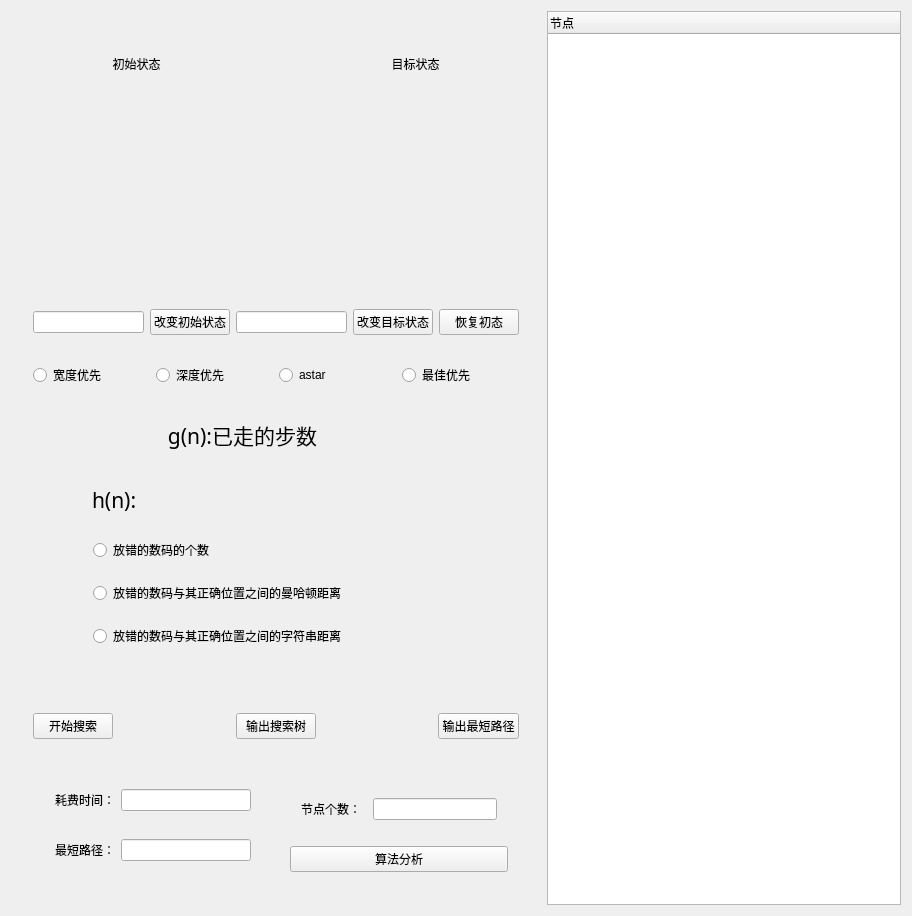
<?xml version="1.0" encoding="UTF-8"?>
<ui version="4.0">
 <class>Widget</class>
 <widget class="QWidget" name="Widget">
  <property name="geometry">
   <rect>
    <x>0</x>
    <y>0</y>
    <width>912</width>
    <height>916</height>
   </rect>
  </property>
  <property name="windowTitle">
   <string>Widget</string>
  </property>
  <layout class="QHBoxLayout" name="horizontalLayout_9">
   <item>
    <widget class="QWidget" name="widget_11" native="true">
     <property name="minimumSize">
      <size>
       <width>530</width>
       <height>762</height>
      </size>
     </property>
     <property name="maximumSize">
      <size>
       <width>530</width>
       <height>16777215</height>
      </size>
     </property>
     <layout class="QVBoxLayout" name="verticalLayout_5">
      <item>
       <widget class="QWidget" name="up" native="true">
        <layout class="QHBoxLayout" name="horizontalLayout">
         <item>
          <widget class="QWidget" name="leftup" native="true">
           <layout class="QVBoxLayout" name="verticalLayout">
            <item>
             <widget class="QLabel" name="label1">
              <property name="minimumSize">
               <size>
                <width>0</width>
                <height>40</height>
               </size>
              </property>
              <property name="maximumSize">
               <size>
                <width>16777215</width>
                <height>40</height>
               </size>
              </property>
              <property name="text">
               <string>初始状态</string>
              </property>
              <property name="alignment">
               <set>Qt::AlignCenter</set>
              </property>
             </widget>
            </item>
            <item>
             <widget class="State" name="state" native="true">
              <property name="minimumSize">
               <size>
                <width>180</width>
                <height>180</height>
               </size>
              </property>
              <property name="maximumSize">
               <size>
                <width>180</width>
                <height>180</height>
               </size>
              </property>
             </widget>
            </item>
           </layout>
          </widget>
         </item>
         <item>
          <widget class="QLabel" name="arrow">
           <property name="minimumSize">
            <size>
             <width>60</width>
             <height>40</height>
            </size>
           </property>
           <property name="maximumSize">
            <size>
             <width>60</width>
             <height>40</height>
            </size>
           </property>
           <property name="text">
            <string/>
           </property>
          </widget>
         </item>
         <item>
          <widget class="QWidget" name="rightup" native="true">
           <layout class="QVBoxLayout" name="verticalLayout_2">
            <item>
             <widget class="QLabel" name="label2">
              <property name="minimumSize">
               <size>
                <width>0</width>
                <height>40</height>
               </size>
              </property>
              <property name="maximumSize">
               <size>
                <width>16777215</width>
                <height>40</height>
               </size>
              </property>
              <property name="text">
               <string>目标状态</string>
              </property>
              <property name="alignment">
               <set>Qt::AlignCenter</set>
              </property>
             </widget>
            </item>
            <item>
             <widget class="State" name="goal" native="true">
              <property name="minimumSize">
               <size>
                <width>180</width>
                <height>180</height>
               </size>
              </property>
              <property name="maximumSize">
               <size>
                <width>180</width>
                <height>180</height>
               </size>
              </property>
             </widget>
            </item>
           </layout>
          </widget>
         </item>
        </layout>
       </widget>
      </item>
      <item>
       <widget class="QWidget" name="widget_2" native="true">
        <layout class="QHBoxLayout" name="horizontalLayout_3">
         <item>
          <widget class="QLineEdit" name="stateInput"/>
         </item>
         <item>
          <widget class="QPushButton" name="stateChange">
           <property name="text">
            <string>改变初始状态</string>
           </property>
          </widget>
         </item>
         <item>
          <widget class="QLineEdit" name="goalInput"/>
         </item>
         <item>
          <widget class="QPushButton" name="goalChange">
           <property name="text">
            <string>改变目标状态</string>
           </property>
          </widget>
         </item>
         <item>
          <widget class="QPushButton" name="goBack">
           <property name="text">
            <string>恢复初态</string>
           </property>
          </widget>
         </item>
        </layout>
       </widget>
      </item>
      <item>
       <widget class="QWidget" name="widget_10" native="true">
        <layout class="QHBoxLayout" name="horizontalLayout_8">
         <item>
          <widget class="QRadioButton" name="bfs">
           <property name="text">
            <string>宽度优先</string>
           </property>
          </widget>
         </item>
         <item>
          <widget class="QRadioButton" name="dfs">
           <property name="text">
            <string>深度优先</string>
           </property>
          </widget>
         </item>
         <item>
          <widget class="QRadioButton" name="astar">
           <property name="text">
            <string>astar</string>
           </property>
          </widget>
         </item>
         <item>
          <widget class="QRadioButton" name="bestFirst">
           <property name="text">
            <string>最佳优先</string>
           </property>
          </widget>
         </item>
        </layout>
       </widget>
      </item>
      <item>
       <widget class="QStackedWidget" name="stackedWidget">
        <property name="currentIndex">
         <number>2</number>
        </property>
        <widget class="QWidget" name="page">
         <layout class="QHBoxLayout" name="horizontalLayout_11">
          <item>
           <spacer name="horizontalSpacer_5">
            <property name="orientation">
             <enum>Qt::Horizontal</enum>
            </property>
            <property name="sizeHint" stdset="0">
             <size>
              <width>40</width>
              <height>20</height>
             </size>
            </property>
           </spacer>
          </item>
          <item>
           <widget class="QLabel" name="label_5">
            <property name="font">
             <font>
              <family>Agency FB</family>
              <pointsize>12</pointsize>
             </font>
            </property>
            <property name="text">
             <string>最大节点数：</string>
            </property>
           </widget>
          </item>
          <item>
           <widget class="QLineEdit" name="bnum"/>
          </item>
          <item>
           <widget class="QPushButton" name="bNumChange">
            <property name="text">
             <string>确定</string>
            </property>
           </widget>
          </item>
          <item>
           <spacer name="horizontalSpacer_6">
            <property name="orientation">
             <enum>Qt::Horizontal</enum>
            </property>
            <property name="sizeHint" stdset="0">
             <size>
              <width>40</width>
              <height>20</height>
             </size>
            </property>
           </spacer>
          </item>
         </layout>
        </widget>
        <widget class="QWidget" name="page_2">
         <layout class="QHBoxLayout" name="horizontalLayout_10">
          <item>
           <spacer name="horizontalSpacer_3">
            <property name="orientation">
             <enum>Qt::Horizontal</enum>
            </property>
            <property name="sizeHint" stdset="0">
             <size>
              <width>40</width>
              <height>20</height>
             </size>
            </property>
           </spacer>
          </item>
          <item>
           <widget class="QLabel" name="label_4">
            <property name="font">
             <font>
              <family>Agency FB</family>
              <pointsize>12</pointsize>
             </font>
            </property>
            <property name="text">
             <string>最大节点数：</string>
            </property>
           </widget>
          </item>
          <item>
           <widget class="QLineEdit" name="dnum"/>
          </item>
          <item>
           <widget class="QPushButton" name="dNumChange">
            <property name="text">
             <string>确定</string>
            </property>
           </widget>
          </item>
          <item>
           <spacer name="horizontalSpacer_4">
            <property name="orientation">
             <enum>Qt::Horizontal</enum>
            </property>
            <property name="sizeHint" stdset="0">
             <size>
              <width>80</width>
              <height>20</height>
             </size>
            </property>
           </spacer>
          </item>
         </layout>
        </widget>
        <widget class="QWidget" name="page_3">
         <widget class="QLabel" name="label_6">
          <property name="geometry">
           <rect>
            <x>100</x>
            <y>10</y>
            <width>241</width>
            <height>41</height>
           </rect>
          </property>
          <property name="font">
           <font>
            <family>Agency FB</family>
            <pointsize>16</pointsize>
           </font>
          </property>
          <property name="text">
           <string>g(n):已走的步数</string>
          </property>
          <property name="alignment">
           <set>Qt::AlignCenter</set>
          </property>
         </widget>
         <widget class="QWidget" name="widget_12" native="true">
          <property name="geometry">
           <rect>
            <x>60</x>
            <y>110</y>
            <width>381</width>
            <height>161</height>
           </rect>
          </property>
          <layout class="QVBoxLayout" name="verticalLayout_6">
           <item>
            <widget class="QRadioButton" name="ah1">
             <property name="text">
              <string>放错的数码的个数</string>
             </property>
            </widget>
           </item>
           <item>
            <widget class="QRadioButton" name="ah2">
             <property name="text">
              <string>放错的数码与其正确位置之间的曼哈顿距离</string>
             </property>
            </widget>
           </item>
           <item>
            <widget class="QRadioButton" name="ah3">
             <property name="text">
              <string>放错的数码与其正确位置之间的字符串距离</string>
             </property>
            </widget>
           </item>
          </layout>
         </widget>
         <widget class="QLabel" name="label_7">
          <property name="geometry">
           <rect>
            <x>70</x>
            <y>80</y>
            <width>141</width>
            <height>31</height>
           </rect>
          </property>
          <property name="font">
           <font>
            <family>Agency FB</family>
            <pointsize>16</pointsize>
           </font>
          </property>
          <property name="text">
           <string>h(n):</string>
          </property>
         </widget>
        </widget>
        <widget class="QWidget" name="page_4">
         <widget class="QWidget" name="widget_13" native="true">
          <property name="geometry">
           <rect>
            <x>60</x>
            <y>90</y>
            <width>381</width>
            <height>161</height>
           </rect>
          </property>
          <layout class="QVBoxLayout" name="verticalLayout_7">
           <item>
            <widget class="QRadioButton" name="bh1">
             <property name="text">
              <string>放错的数码的个数</string>
             </property>
            </widget>
           </item>
           <item>
            <widget class="QRadioButton" name="bh2">
             <property name="text">
              <string>放错的数码与其正确位置之间的曼哈顿距离</string>
             </property>
            </widget>
           </item>
           <item>
            <widget class="QRadioButton" name="bh3">
             <property name="text">
              <string>放错的数码与其正确位置之间的字符串距离</string>
             </property>
            </widget>
           </item>
          </layout>
         </widget>
         <widget class="QLabel" name="label_8">
          <property name="geometry">
           <rect>
            <x>80</x>
            <y>50</y>
            <width>141</width>
            <height>31</height>
           </rect>
          </property>
          <property name="font">
           <font>
            <family>Agency FB</family>
            <pointsize>16</pointsize>
           </font>
          </property>
          <property name="text">
           <string>h(n):</string>
          </property>
         </widget>
        </widget>
       </widget>
      </item>
      <item>
       <widget class="QWidget" name="widget" native="true">
        <layout class="QHBoxLayout" name="horizontalLayout_2">
         <item>
          <widget class="QPushButton" name="search">
           <property name="text">
            <string>开始搜索</string>
           </property>
          </widget>
         </item>
         <item>
          <spacer name="horizontalSpacer">
           <property name="orientation">
            <enum>Qt::Horizontal</enum>
           </property>
           <property name="sizeHint" stdset="0">
            <size>
             <width>40</width>
             <height>20</height>
            </size>
           </property>
          </spacer>
         </item>
         <item>
          <widget class="QPushButton" name="printTree">
           <property name="text">
            <string>输出搜索树</string>
           </property>
          </widget>
         </item>
         <item>
          <spacer name="horizontalSpacer_2">
           <property name="orientation">
            <enum>Qt::Horizontal</enum>
           </property>
           <property name="sizeHint" stdset="0">
            <size>
             <width>40</width>
             <height>20</height>
            </size>
           </property>
          </spacer>
         </item>
         <item>
          <widget class="QPushButton" name="printRoad">
           <property name="text">
            <string>输出最短路径</string>
           </property>
          </widget>
         </item>
        </layout>
       </widget>
      </item>
      <item>
       <widget class="QWidget" name="widget_9" native="true">
        <layout class="QHBoxLayout" name="horizontalLayout_7">
         <item>
          <widget class="QWidget" name="widget_7" native="true">
           <layout class="QVBoxLayout" name="verticalLayout_3">
            <item>
             <widget class="QWidget" name="widget_3" native="true">
              <layout class="QHBoxLayout" name="horizontalLayout_4">
               <item>
                <widget class="QLabel" name="label">
                 <property name="text">
                  <string>耗费时间：</string>
                 </property>
                </widget>
               </item>
               <item>
                <widget class="QLineEdit" name="time"/>
               </item>
              </layout>
             </widget>
            </item>
            <item>
             <widget class="QWidget" name="widget_6" native="true">
              <layout class="QHBoxLayout" name="horizontalLayout_6">
               <item>
                <widget class="QLabel" name="label_3">
                 <property name="text">
                  <string>最短路径：</string>
                 </property>
                </widget>
               </item>
               <item>
                <widget class="QLineEdit" name="steps"/>
               </item>
              </layout>
             </widget>
            </item>
           </layout>
          </widget>
         </item>
         <item>
          <widget class="QWidget" name="widget_8" native="true">
           <layout class="QVBoxLayout" name="verticalLayout_4">
            <item>
             <widget class="QWidget" name="widget_4" native="true">
              <layout class="QHBoxLayout" name="horizontalLayout_5">
               <item>
                <widget class="QLabel" name="label_2">
                 <property name="text">
                  <string>节点个数：</string>
                 </property>
                </widget>
               </item>
               <item>
                <widget class="QWidget" name="widget_5" native="true"/>
               </item>
               <item>
                <widget class="QLineEdit" name="num"/>
               </item>
              </layout>
             </widget>
            </item>
            <item>
             <widget class="QPushButton" name="algorithmAna">
              <property name="text">
               <string>算法分析</string>
              </property>
             </widget>
            </item>
           </layout>
          </widget>
         </item>
        </layout>
       </widget>
      </item>
     </layout>
    </widget>
   </item>
   <item>
    <widget class="QTreeWidget" name="treeWidget">
     <column>
      <property name="text">
       <string>节点</string>
      </property>
     </column>
    </widget>
   </item>
  </layout>
 </widget>
 <layoutdefault spacing="6" margin="11"/>
 <customwidgets>
  <customwidget>
   <class>State</class>
   <extends>QWidget</extends>
   <header location="global">state.h</header>
   <container>1</container>
  </customwidget>
 </customwidgets>
 <resources/>
 <connections/>
</ui>
